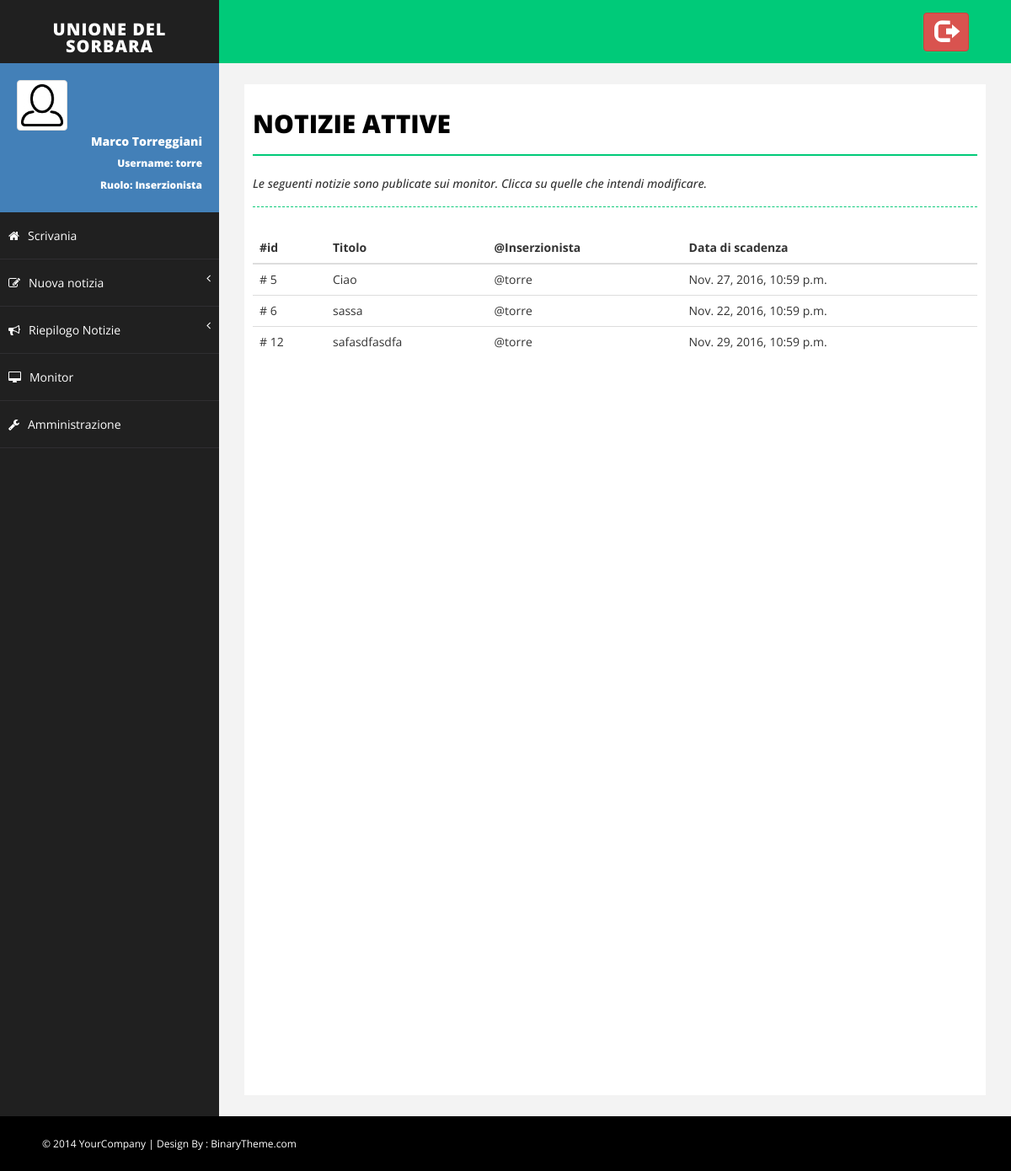
Screenshot of /notizie/attive/ (signed in) with the database file from the repository.
### Monitor/models.py (models this page shows, shortened)
class MyUser(AbstractUser):
    foto_profilo = models.ImageField(upload_to=get_nome_immagine_utente, default=settings.NO_PROFILO)
    notifiche = models.BooleanField(default=True)

class Notizia(models.Model):
    titolo = models.CharField(max_length=settings.MAX_LUN_TITOLO)
    descrizione = models.TextField(max_length=settings.MAX_LUN_DESCRIZIONE)
    immagine = models.ImageField(upload_to=get_nome_immagine_notizia, default=None, blank=True)
    approvata = models.BooleanField(default=False)
    inserzionista = models.ForeignKey(MyUser)
    data_inserimento = models.DateTimeField(default=timezone.now)
    data_scadenza = models.DateTimeField(default=timezone.now()+datetime.timedelta(days=15))
    def attiva(self):
        return self.approvata and (self.data_scadenza >= timezone.now())

### Monitor/views.py (the view)
# urls.py: url(r'^notizie/attive/$', views.lista_notizie_attive, name='lista_attive'),
@login_required(login_url='/login')
def lista_notizie_attive(request):
    notizie = [notizia for notizia in Notizia.objects.all() if notizia.attiva()]
    return render(request, 'Monitor/notizie_attive.html', {'notizie': notizie})

### Monitor/templatetags/Monitor_extras.py (called while the page is built)
@register.filter(name='has_group')
def has_group(user, group_name):
    group = Group.objects.get(name=group_name)
    return True if group in user.groups.all() else False

@register.filter(name='is_admin')
def is_admin(user):
    return user.is_superuser

### Monitor/templates/Monitor/notizie_attive.html
{% extends 'Monitor/base.html' %}
{% load Monitor_extras %}
{% block body %}
    <div id="page-inner">
        <div class="row">
            <div class="col-md-12">
                <h1 class="page-head-line">Notizie Attive</h1>
                <h1 class="page-subhead-line">Le seguenti notizie sono publicate sui monitor.
                    Clicca su quelle che intendi modificare.</h1>
            </div>
        </div>
        {% if notizie|length == 0 %}
            <div class="panel">
                <div class="alert alert-danger" role="alert">
                    Nessuna notizia attiva!
                    Tutte le notizie publicate sono in approvazione oppure non sono state inserite notizie.
                </div>
            </div>
        {% else %}
            <div class="table-responsive">
                <table class="table table-hover">
                    <thead>
                        <tr>
                            <th>#id</th>
                            <th>Titolo</th>
                            <th>@Inserzionista</th>
                            <th>Data di scadenza</th>
                        </tr>
                    </thead>
                    <tbody>
                        {% for notizia in notizie %}
                            {% if request.user|has_group:"Inserzionista" %}
                            <tr onclick = "location.href='{% url 'Monitor:modifica_notizia' notizia.id %}'">
                            {% else %}
                            <tr onclick = "location.href='{% url 'Monitor:approva_notizia' notizia.id %}'">
                            {% endif %}
                                <td># {{ notizia.id }}</td>
                                <td>{{ notizia.titolo }}</td>
                                <td>@{{ notizia.inserzionista }}</td>
                                <td>{{ notizia.data_scadenza }}</td>
                            </tr>
                        {% endfor %}
                    </tbody>
                </table>
            </div>
        {% endif %}
    </div>
{% endblock %}

### Monitor/templates/Monitor/base.html (shortened to what this page needs)
<!DOCTYPE html>
<html xmlns="http://www.w3.org/1999/xhtml">
<head>
    {% load staticfiles %}
    {% load Monitor_extras %}
    <link href="{% static 'Monitor/css/bootstrap.css' %}" rel="stylesheet" />
    <link href="{% static 'Monitor/css/font-awesome.css' %}" rel="stylesheet" />
    <link href="{% static 'Monitor/css/basic.css' %}" rel="stylesheet" />
    <link href="{% static 'Monitor/css/custom.css' %}" rel="stylesheet" />
    <link href="{% static 'Monitor/css/prettyPhoto.css' %}" rel="stylesheet">
</head>
<body>
    <div id="wrapper">
        <nav class="navbar navbar-default navbar-cls-top " role="navigation" style="margin-bottom: 0">
            <div class="navbar-header">
                <a class="navbar-brand" href="{% url 'Monitor:index' %}">Unione del Sorbara</a>
            </div>
            <div class="header-right">
				<a href="{% url 'Monitor:logout' %}" class="btn btn-danger" title="Logout">
                    <i class="glyphicon glyphicon-log-out fa-2x"></i>
                </a>
            </div>
        </nav>
        <nav class="navbar-default navbar-side" role="navigation">
            <div class="sidebar-collapse">
                <ul class="nav" id="main-menu">
                    <li>
                        <div class="user-img-div">
                            <img src="{{ request.user.foto_profilo.url }}" class="img-thumbnail" />
                            <div class="inner-text">
                                {{ request.user.first_name }} {{ request.user.last_name }}
                            <br />
                                <small>
                                    Username: {{ request.user.username }} <br />
                                    Ruolo:
                                    {% if request.user|has_group:"Revisore" %}
                                        Revisore
                                        {% elif request.user|has_group:"Inserzionista" %}
                                        Inserzionista
                                    {% endif %}
                                </small>
                            </div>
                        </div>
                    </li>
                    <li>
                        <a  href="{% url 'Monitor:index' %}"><i class="fa fa-home "></i>Scrivania</a>
                    </li>
                    {% if request.user|has_group:"Inserzionista" %}
                        <li>
                             <a href="#"><i class="fa fa-edit "></i>Nuova notizia<span class="fa arrow"></span></a>
                        </li>
                    {% endif %}
                    <li>
                         <a href="#"><i class="fa fa-bullhorn "></i>Riepilogo Notizie<span class="fa arrow"></span></a>
                    </li>
                    <li>
                        <a href="{% url 'Monitor:lista_monitor' %}"><i class="fa fa-desktop"> </i>Monitor</a>
                    </li>
                    {% if request.user|is_admin %}
                        <li>
                             <a href="{% url 'admin:index' %}"><i class="fa fa-wrench"> </i>Amministrazione</a>
                        </li>
                    {% endif %}
                </ul>
            </div>
        </nav>
        <div id="page-wrapper">
            {% block body %}
            {% endblock %}
        </div>
    </div>
    <div id="footer-sec">
        &copy; 2014 YourCompany | Design By : <a href="http://www.binarytheme.com/" target="_blank">BinaryTheme.com</a>
    </div>
</body>
</html>

### Monitor/static/Monitor/css/basic.css (style rules this page uses)
body { font-family: 'Open Sans', sans-serif; line-height:25px; }
#wrapper { width: 100%; background: #202020; }
#page-wrapper { padding: 15px 15px; min-height: 600px; background: #F3F3F3; }
#page-inner { width: 100%; margin: 10px 20px 10px 0px; background-color: #fff!important; padding: 10px; min-height: 1200px; }
.page-head-line { font-size: 30px; text-transform: uppercase; color: #000; font-weight: 800; padding-bottom: 20px; border-bottom: 2px solid #00CA79; margin-bottom: 10px; }
.page-subhead-line { font-size: 14px; padding-top: 5px; padding-bottom: 20px; font-style:italic; margin-bottom:30px; border-bottom:1px dashed #00CA79; }
.navbar-cls-top .navbar-brand { color: #fff; background: #202020; width: 260px; text-align: center; height: 75px; font-size: 20px; letter-spacing: 1px; font-weight: 900; padding-top: 25px; text-transform:uppercase; }
.header-right { color: #fff; padding: 15px 50px 5px 50px; float: right; font-size: 16px; }
.user-img-div { min-height: 140px; padding: 20px; background-color: #4380B8; }
.user-img-div img { max-height: 60px; }
.user-img-div .inner-text { text-align: right; position: relative; color: #fff; font-weight: 800; line-height: 25px; }
.arrow { float: right; }
.fa.arrow:before { content: "\f104"; }
.sidebar-collapse, .sidebar-collapse .nav { background: none; }
.sidebar-collapse .nav { padding: 0; }
.sidebar-collapse .nav > li > a { color: #fff; background: #202020; text-shadow: none; padding: 15px 40px; border-bottom: 1px solid #2F2E31; }
.sidebar-collapse > .nav > li > a { padding: 15px 10px; }
.navbar-side { border: none; background-color: #202020; }
.navbar-cls-top { background: #00CA79; border-bottom: none; }
.navbar-default { border: 0px solid black; }
.navbar-header { background: #000000; }
.nav > li > a > i { margin-right: 10px; }
#footer-sec { background-color:#000; padding:20px 50px; color:#fff; font-size:12px; }
#footer-sec a { color:#fff; }
@media (min-width:768px) { #page-wrapper { margin: 0 0 0 260px; padding: 15px 30px; min-height: 1200px; } }
@media (min-width:768px) { .navbar-side { z-index: 1; position: absolute; width: 260px; } }
@media (min-width:768px) { .navbar { border-radius: 0px; } }

### rows the page displays
MyUser: user.foto_profilo (picture), user.first_name "Marco", user.last_name "Torreggiani", user.username "torre"
Notizia: id "5", titolo "Ciao", inserzionista "torre", data_scadenza "Nov. 27, 2016, 10:59 p.m."
Notizia: id "6", titolo "sassa", inserzionista "torre", data_scadenza "Nov. 22, 2016, 10:59 p.m."
Notizia: id "12", titolo "safasdfasdfa", inserzionista "torre", data_scadenza "Nov. 29, 2016, 10:59 p.m."
